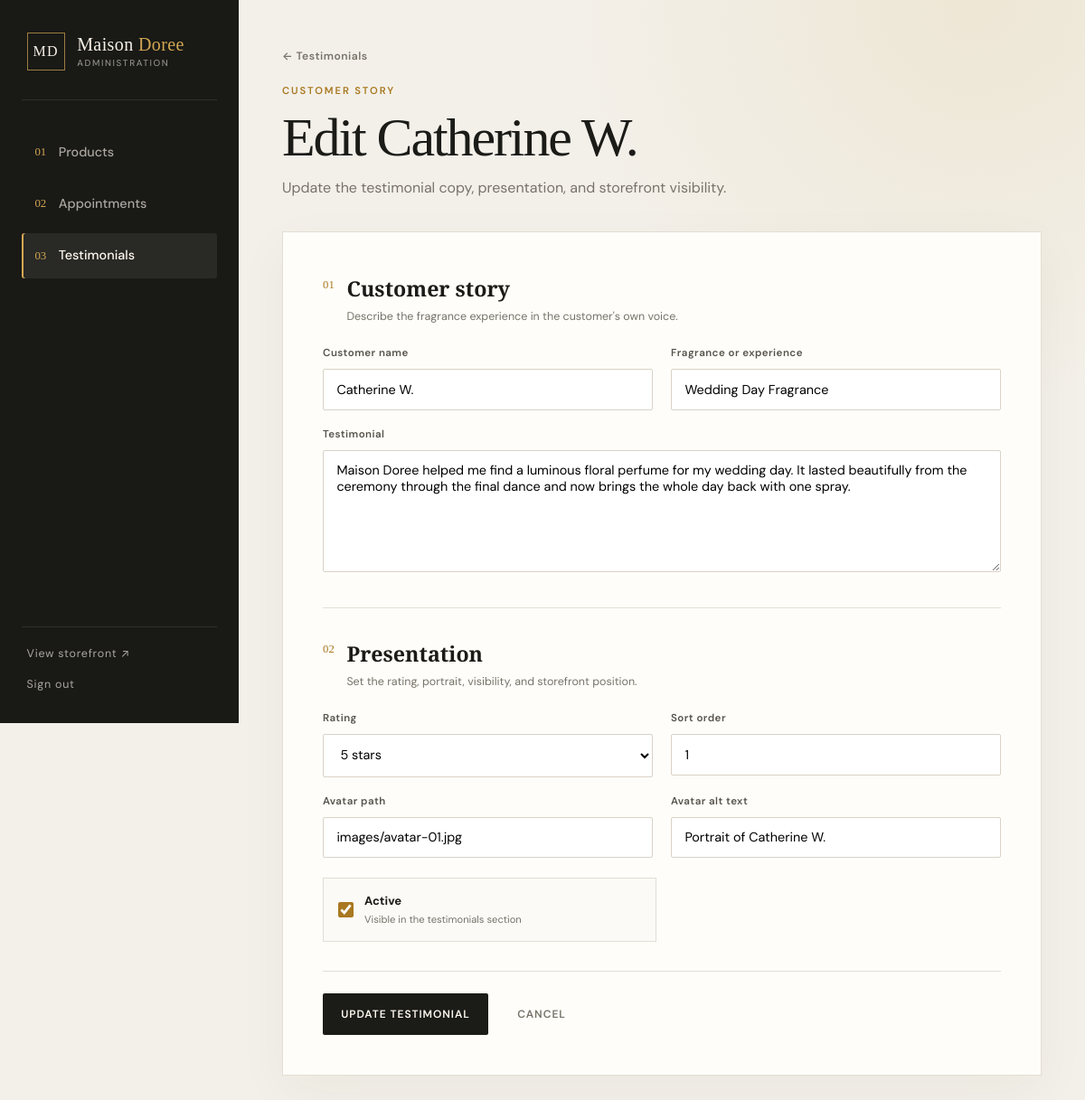
The app's page /admin/testimonial-edit.php?id=1 (signed in) with its own data.
### tables this page shows
CREATE TABLE `testimonials` (
  `id` INT UNSIGNED NOT NULL AUTO_INCREMENT,
  `author_name` VARCHAR(120) NOT NULL,
  `author_detail` VARCHAR(120) DEFAULT NULL,
  `quote` TEXT NOT NULL,
  `rating` TINYINT UNSIGNED NOT NULL DEFAULT 5,
  `avatar_path` VARCHAR(255) DEFAULT NULL,
  `avatar_alt` VARCHAR(255) DEFAULT NULL,
  `is_active` TINYINT(1) NOT NULL DEFAULT 1,
  `sort_order` SMALLINT UNSIGNED NOT NULL DEFAULT 0,
  PRIMARY KEY (`id`),
  KEY `idx_testimonials_active_sort` (`is_active`, `sort_order`)
);

### app/Core/Autoloader.php (called while the page is built, shortened)
<?php
class Autoloader
{
    public static function register(): void
    {
        spl_autoload_register(function (string $class): void {
            $prefix = 'App\\';
            $relativeClass = substr($class, strlen($prefix));
            $file = dirname(__DIR__) . DIRECTORY_SEPARATOR . str_replace('\\', DIRECTORY_SEPARATOR, $relativeClass) . '.php';
        });
    }
}

### config/database.php (called while the page is built)
<?php
return [
    'host' => '127.0.0.1',
    'port' => '3306',
    'database' => 'maison_doree_shop',
    'username' => 'root',
    'password' => '',
    'charset' => 'utf8mb4',
];

### app/Core/Database.php (called while the page is built, shortened)
<?php
class Database
{
    private static ?PDO $connection = null;
    public static function getConnection(): PDO
    {
        $config = require dirname(__DIR__, 2) . '/config/database.php';
        $dsn = sprintf(
            'mysql:host=%s;port=%s;dbname=%s;charset=%s',
            $config['host'],
            $config['port'],
            $config['database'],
            $config['charset']
        );
        try {
            self::$connection = new PDO($dsn, $config['username'], $config['password'], [
                PDO::ATTR_ERRMODE => PDO::ERRMODE_EXCEPTION,
                PDO::ATTR_DEFAULT_FETCH_MODE => PDO::FETCH_ASSOC,
                PDO::ATTR_EMULATE_PREPARES => false,
            ]);
        } catch (PDOException $exception) {
            throw new PDOException('Database connection failed. Check config/database.php and import database/maison_doree.sql.', (int) $exception->getCode(), $exception);
        }
        return self::$connection;
    }
}

### app/Controllers/TestimonialController.php (called while the page is built, shortened)
<?php
class TestimonialController extends Controller
{
    private Testimonial $testimonials;
    public function __construct()
    {
        $this->testimonials = new Testimonial(Database::getConnection());
    }
    public function find(int $id): ?array
    {
        return $this->testimonials->find($id);
    }
}

### app/Models/Testimonial.php (called while the page is built, shortened)
<?php
class Testimonial
{
    public function find(int $id): ?array
    {
        $statement = $this->db->prepare('SELECT * FROM testimonials WHERE id = :id LIMIT 1');
        $statement->execute(['id' => $id]);
        $testimonial = $statement->fetch();
        return $testimonial ?: null;
    }
}

### bootstrap.php (called while the page is built, shortened)
<?php
require __DIR__ . '/app/Core/Autoloader.php';
function e(?string $value): string
{
    return htmlspecialchars((string) $value, ENT_QUOTES, 'UTF-8');
}

### app/Views/admin/testimonial_form.php (the view)
<?php
$testimonial = $testimonial ?? [];
$old = $old ?? $testimonial;
$action = $action ?? 'testimonial-create.php';
?>
<form method="post" action="<?= e($action) ?>" class="admin-form">
    <div class="admin-form-section">
        <div class="admin-form-section-heading">
            <span>01</span>
            <div>
                <h2>Customer story</h2>
                <p>Describe the fragrance experience in the customer's own voice.</p>
            </div>
        </div>
        <div class="admin-form-grid">
            <div class="form-group">
                <label class="form-label" for="author_name">Customer name</label>
                <input class="form-input" type="text" id="author_name" name="author_name" maxlength="120" value="<?= e($old['author_name'] ?? '') ?>" required>
            </div>
            <div class="form-group">
                <label class="form-label" for="author_detail">Fragrance or experience</label>
                <input class="form-input" type="text" id="author_detail" name="author_detail" maxlength="120" value="<?= e($old['author_detail'] ?? '') ?>" placeholder="Signature scent consultation">
            </div>
        </div>
        <div class="form-group">
            <label class="form-label" for="quote">Testimonial</label>
            <textarea class="form-textarea" id="quote" name="quote" required><?= e($old['quote'] ?? '') ?></textarea>
        </div>
    </div>
    <div class="admin-form-section">
        <div class="admin-form-section-heading">
            <span>02</span>
            <div>
                <h2>Presentation</h2>
                <p>Set the rating, portrait, visibility, and storefront position.</p>
            </div>
        </div>
        <div class="admin-form-grid">
            <div class="form-group">
                <label class="form-label" for="rating">Rating</label>
                <select class="form-input" id="rating" name="rating" required>
                    <?php for ($rating = 5; $rating >= 1; $rating--): ?>
                        <option value="<?= $rating ?>" <?= (int) ($old['rating'] ?? 5) === $rating ? 'selected' : '' ?>><?= $rating ?> star<?= $rating === 1 ? '' : 's' ?></option>
                    <?php endfor; ?>
                </select>
            </div>
            <div class="form-group">
                <label class="form-label" for="sort_order">Sort order</label>
                <input class="form-input" type="number" min="0" id="sort_order" name="sort_order" value="<?= e((string) ($old['sort_order'] ?? '0')) ?>">
            </div>
            <div class="form-group">
                <label class="form-label" for="avatar_path">Avatar path</label>
                <input class="form-input" type="text" id="avatar_path" name="avatar_path" maxlength="255" value="<?= e($old['avatar_path'] ?? '') ?>" placeholder="images/avatar-01.jpg">
            </div>
            <div class="form-group">
                <label class="form-label" for="avatar_alt">Avatar alt text</label>
                <input class="form-input" type="text" id="avatar_alt" name="avatar_alt" maxlength="255" value="<?= e($old['avatar_alt'] ?? '') ?>" placeholder="Portrait of the customer">
            </div>
        </div>
        <div class="admin-checks">
            <label>
                <input type="checkbox" name="is_active" value="1" <?= (int) ($old['is_active'] ?? 1) === 1 ? 'checked' : '' ?>>
                <span><strong>Active</strong><small>Visible in the testimonials section</small></span>
            </label>
        </div>
    </div>
    <div class="admin-actions">
        <button type="submit" class="admin-button admin-button--primary"><?= e($submitLabel ?? 'Save Testimonial') ?></button>
        <a href="testimonials.php" class="admin-button admin-button--quiet">Cancel</a>
    </div>
</form>

### admin/testimonial-edit.php (shortened to what this page needs)
<?php
require __DIR__ . '/../bootstrap.php';
$controller = new TestimonialController();
$id = (int) ($_GET['id'] ?? 0);
$testimonial = $controller->find($id);
$old = $testimonial;
require __DIR__ . '/../app/Views/admin/header.php';
?>
<section class="admin-page">
    <div class="admin-page-header admin-page-header--form">
        <div>
            <a class="admin-back-link" href="testimonials.php">&larr; Testimonials</a>
            <p class="admin-eyebrow">Customer story</p>
            <h1 class="heading-display admin-title">Edit <?= e($testimonial['author_name']) ?></h1>
            <p class="admin-page-intro">Update the testimonial copy, presentation, and storefront visibility.</p>
        </div>
    </div>
    <div class="admin-panel admin-form-panel">
        <?php
        $action = 'testimonial-edit.php?id=' . (int) $testimonial['id'];
        $submitLabel = 'Update Testimonial';
        require __DIR__ . '/../app/Views/admin/testimonial_form.php';
        ?>
    </div>
</section>
<?php require __DIR__ . '/../app/Views/admin/footer.php'; ?>

### records on screen
testimonials: author_name "Catherine W.", author_detail "Wedding Day Fragrance", quote "Maison Doree helped me find a luminous floral perfume for my wedding day. It lasted beautifully from the ceremony through the final dance and now brings the whole day back with one spray.", rating "5 stars", sort_order "1", avatar_path "images/avatar-01.jpg", avatar_alt "Portrait of Catherine W.", is_active "☑"

### other values on screen
$submitLabel "UPDATE TESTIMONIAL"
